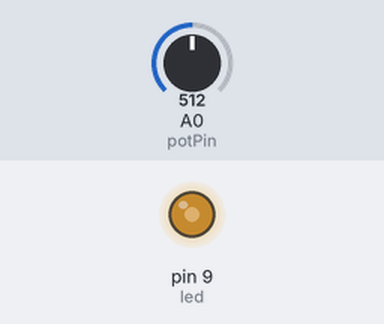
A sketch run on a simulated Arduino Uno, built with avr-gcc and run on an emulated ATmega328P. Parts: output pins drawn as LEDs (lit = HIGH). The inputs (shaded band) are chosen by the test bench; at power-on: A0 (potPin) = 512.

Above: at 1.2 s.
1.3 s: A0 (potPin) set to 716
At 1.6 s:
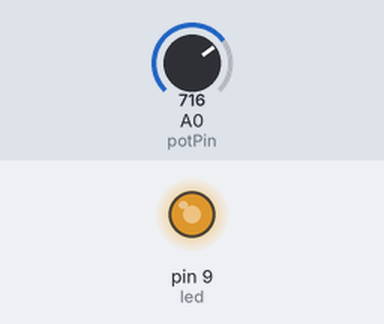
2.8 s: A0 (potPin) set to 900
At 3.9 s:
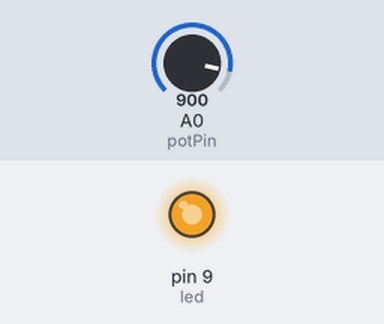
4.3 s: A0 (potPin) set to 122
At 4.9 s:
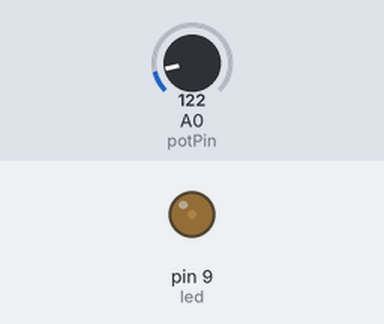
5.8 s: A0 (potPin) set to 0
At 6.4 s:
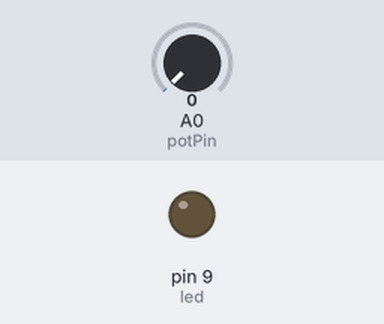
Timing chart, 0 to 8.3 s (numbered marks = the images above; inputs shaded):
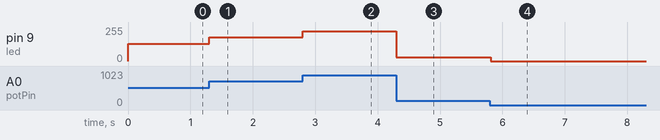

The sketch:

LightDimmer.ino
```cpp
/********************************************/
/* Pedro Ontiveros                          */
/* ontiveros.pedro@gmail.com                */
/*                                          */
/* This is a free software with NO WARRANTY */
/********************************************/

/* Variables */

int potPin = A0;  // Analog imput pint connected to potentiometer
int potValue = 0; // Value to be read from potentiometer
int led = 9;      // Led output

void setup() {
  // put your setup code here, to run once:
  pinMode(led, OUTPUT);
}

void loop() {
  // put your main code here, to run repeatedly:
  potValue = analogRead(potPin);
  analogWrite(led, potValue/4);
  delay(10);
}
```

Measured:
- after the input at 1.3 s, pin 9 (led): 128/255 → 179/255 at once
- after the input at 2.8 s, pin 9 (led): 179/255 → 225/255 at once
- after the input at 4.3 s, pin 9 (led): 225/255 → 30/255 at once
- after the input at 5.8 s, pin 9 (led): 30/255 → 0/255 at once
